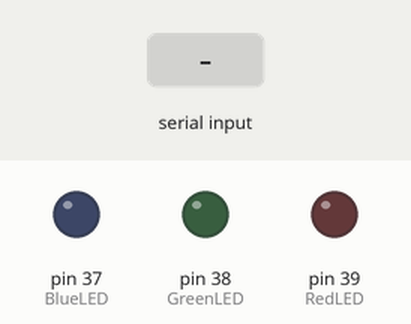
A sketch run on a simulated Arduino Mega 2560, built with avr-gcc and run on an emulated ATmega2560. On the bench: output pins drawn as LEDs (lit = HIGH). The inputs (shaded band) are chosen by the test bench.

Above: at 1.2 s.
1.3 s: "90,45\n" received over Serial
At 2.3 s:
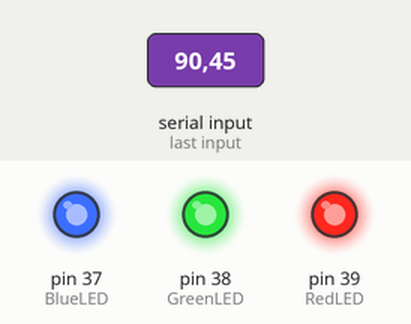
2.8 s: "30,150\n" received over Serial
At 3.5 s:
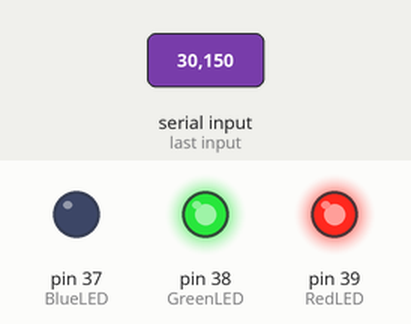
4.3 s: "5\n" received over Serial
At 5.5 s:
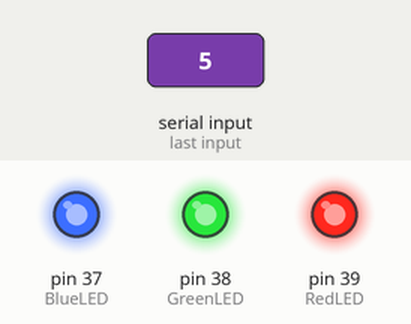
5.8 s: "200\n" received over Serial
At 6.8 s:
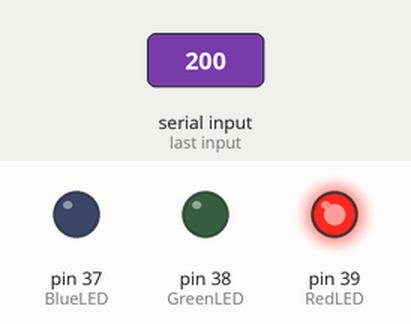
7.3 s: "90\n" received over Serial
At 7.9 s:
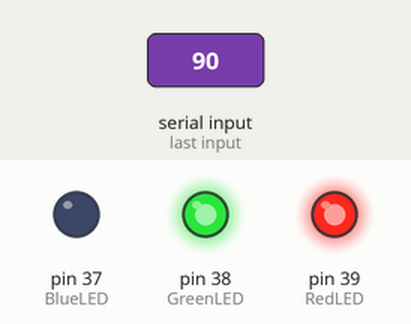
Timing chart, 0 to 9.8 s (numbered marks = the images above; inputs shaded):
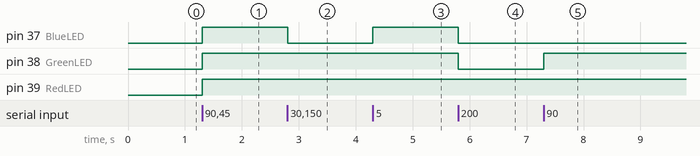

Measured:
- after the input at 1.3 s, pin 37 (BlueLED), pin 38 (GreenLED), pin 39 (RedLED): LOW → HIGH at once
- after the input at 2.8 s, pin 37 (BlueLED): HIGH → LOW at once
- after the input at 4.3 s, pin 37 (BlueLED): LOW → HIGH at once
- after the input at 5.8 s, pin 37 (BlueLED), pin 38 (GreenLED): HIGH → LOW at once
- after the input at 7.3 s, pin 38 (GreenLED): LOW → HIGH at once

The sketch:

Lab3_2e.ino
```cpp
/*
  Resolution for Lab 3, 2.e) for the
 Energia workshop with Educational Boosterpack Mk II by Luís Afonso

 Made in 22/12/2015 by Luís Afonso
 */


#define RedLED 39
#define GreenLED 38
#define BlueLED 37

char Red_char, Green_char, Blue_char;

void setup()
{

  Serial.begin(9600);
  pinMode(RedLED,OUTPUT);
  pinMode(GreenLED,OUTPUT);
  pinMode(BlueLED,OUTPUT);
}

void loop()
{

  /*
   Wait for 3 chars to be received
   */
  while (Serial.available() < 3);
  Red_char = Serial.read();
  Green_char = Serial.read();
  Blue_char = Serial.read();

  /* The char '0' = 48 integer. So to convert a
  number to integer just subtract 48*/
  digitalWrite(RedLED,Red_char-48);
  digitalWrite(GreenLED,Green_char-48);
  digitalWrite(BlueLED,Blue_char-48);

}
```
